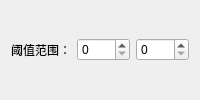
                    <widget class="QWidget" name="page_1">
                     <layout class="QGridLayout" name="gridLayout_11">
                      <item row="0" column="0">
                       <widget class="QLabel" name="label_2">
                        <property name="text">
                         <string>阈值范围：</string>
                        </property>
                       </widget>
                      </item>
                      <item row="0" column="1">
                       <widget class="QSpinBox" name="sp_fixThreMin">
                        <property name="enabled">
                         <bool>true</bool>
                        </property>
                        <property name="buttonSymbols">
                         <enum>QAbstractSpinBox::UpDownArrows</enum>
                        </property>
                        <property name="minimum">
                         <number>0</number>
                        </property>
                        <property name="maximum">
                         <number>255</number>
                        </property>
                       </widget>
                      </item>
                      <item row="0" column="2">
                       <widget class="QSpinBox" name="sp_fixThreMax">
                        <property name="enabled">
                         <bool>true</bool>
                        </property>
                        <property name="buttonSymbols">
                         <enum>QAbstractSpinBox::UpDownArrows</enum>
                        </property>
                        <property name="minimum">
                         <number>0</number>
                        </property>
                        <property name="maximum">
                         <number>255</number>
                        </property>
                       </widget>
                      </item>
                     </layout>
                    </widget>
